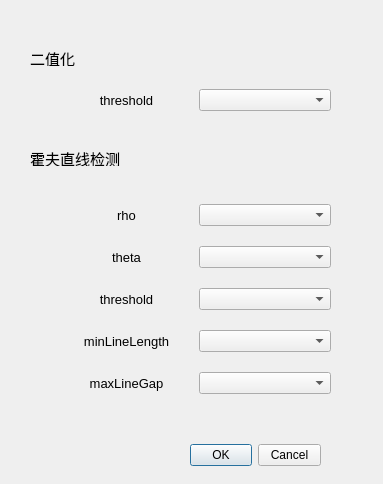
<?xml version="1.0" encoding="UTF-8"?>
<ui version="4.0">
 <class>Dialog</class>
 <widget class="QDialog" name="Dialog">
  <property name="geometry">
   <rect>
    <x>0</x>
    <y>0</y>
    <width>383</width>
    <height>484</height>
   </rect>
  </property>
  <property name="windowTitle">
   <string>图像处理参数设置</string>
  </property>
  <widget class="QDialogButtonBox" name="buttonBox">
   <property name="geometry">
    <rect>
     <x>190</x>
     <y>440</y>
     <width>131</width>
     <height>31</height>
    </rect>
   </property>
   <property name="orientation">
    <enum>Qt::Horizontal</enum>
   </property>
   <property name="standardButtons">
    <set>QDialogButtonBox::Cancel|QDialogButtonBox::Ok</set>
   </property>
  </widget>
  <widget class="QLabel" name="label_6">
   <property name="geometry">
    <rect>
     <x>30</x>
     <y>50</y>
     <width>81</width>
     <height>16</height>
    </rect>
   </property>
   <property name="font">
    <font>
     <pointsize>11</pointsize>
    </font>
   </property>
   <property name="text">
    <string>二值化</string>
   </property>
  </widget>
  <widget class="QWidget" name="layoutWidget">
   <property name="geometry">
    <rect>
     <x>60</x>
     <y>80</y>
     <width>271</width>
     <height>41</height>
    </rect>
   </property>
   <layout class="QHBoxLayout" name="horizontalLayout">
    <item>
     <widget class="QLabel" name="label_8">
      <property name="font">
       <font>
        <pointsize>10</pointsize>
       </font>
      </property>
      <property name="text">
       <string>threshold</string>
      </property>
      <property name="alignment">
       <set>Qt::AlignCenter</set>
      </property>
     </widget>
    </item>
    <item>
     <widget class="QComboBox" name="thresh_comboBox"/>
    </item>
   </layout>
  </widget>
  <widget class="QWidget" name="layoutWidget_3">
   <property name="geometry">
    <rect>
     <x>60</x>
     <y>190</y>
     <width>271</width>
     <height>221</height>
    </rect>
   </property>
   <layout class="QGridLayout" name="gridLayout">
    <item row="0" column="0">
     <widget class="QLabel" name="label_10">
      <property name="font">
       <font>
        <pointsize>10</pointsize>
       </font>
      </property>
      <property name="text">
       <string>rho</string>
      </property>
      <property name="alignment">
       <set>Qt::AlignCenter</set>
      </property>
     </widget>
    </item>
    <item row="0" column="1">
     <widget class="QComboBox" name="rho_comboBox"/>
    </item>
    <item row="1" column="0">
     <widget class="QLabel" name="label_14">
      <property name="font">
       <font>
        <pointsize>10</pointsize>
       </font>
      </property>
      <property name="text">
       <string>theta</string>
      </property>
      <property name="alignment">
       <set>Qt::AlignCenter</set>
      </property>
     </widget>
    </item>
    <item row="1" column="1">
     <widget class="QComboBox" name="theta_comboBox"/>
    </item>
    <item row="2" column="0">
     <widget class="QLabel" name="label_16">
      <property name="font">
       <font>
        <pointsize>10</pointsize>
       </font>
      </property>
      <property name="text">
       <string>threshold</string>
      </property>
      <property name="alignment">
       <set>Qt::AlignCenter</set>
      </property>
     </widget>
    </item>
    <item row="2" column="1">
     <widget class="QComboBox" name="threshold_comboBox"/>
    </item>
    <item row="3" column="0">
     <widget class="QLabel" name="label_17">
      <property name="font">
       <font>
        <pointsize>10</pointsize>
       </font>
      </property>
      <property name="text">
       <string>minLineLength</string>
      </property>
      <property name="alignment">
       <set>Qt::AlignCenter</set>
      </property>
     </widget>
    </item>
    <item row="3" column="1">
     <widget class="QComboBox" name="minLineLength_comboBox"/>
    </item>
    <item row="4" column="0">
     <widget class="QLabel" name="label_18">
      <property name="font">
       <font>
        <pointsize>10</pointsize>
       </font>
      </property>
      <property name="text">
       <string>maxLineGap</string>
      </property>
      <property name="alignment">
       <set>Qt::AlignCenter</set>
      </property>
     </widget>
    </item>
    <item row="4" column="1">
     <widget class="QComboBox" name="maxLineGap_comboBox"/>
    </item>
   </layout>
  </widget>
  <widget class="QLabel" name="label_7">
   <property name="geometry">
    <rect>
     <x>30</x>
     <y>150</y>
     <width>101</width>
     <height>16</height>
    </rect>
   </property>
   <property name="font">
    <font>
     <pointsize>11</pointsize>
    </font>
   </property>
   <property name="text">
    <string>霍夫直线检测</string>
   </property>
  </widget>
 </widget>
 <resources/>
 <connections>
  <connection>
   <sender>buttonBox</sender>
   <signal>accepted()</signal>
   <receiver>Dialog</receiver>
   <slot>accept()</slot>
   <hints>
    <hint type="sourcelabel">
     <x>248</x>
     <y>254</y>
    </hint>
    <hint type="destinationlabel">
     <x>157</x>
     <y>274</y>
    </hint>
   </hints>
  </connection>
  <connection>
   <sender>buttonBox</sender>
   <signal>rejected()</signal>
   <receiver>Dialog</receiver>
   <slot>reject()</slot>
   <hints>
    <hint type="sourcelabel">
     <x>316</x>
     <y>260</y>
    </hint>
    <hint type="destinationlabel">
     <x>286</x>
     <y>274</y>
    </hint>
   </hints>
  </connection>
 </connections>
</ui>
